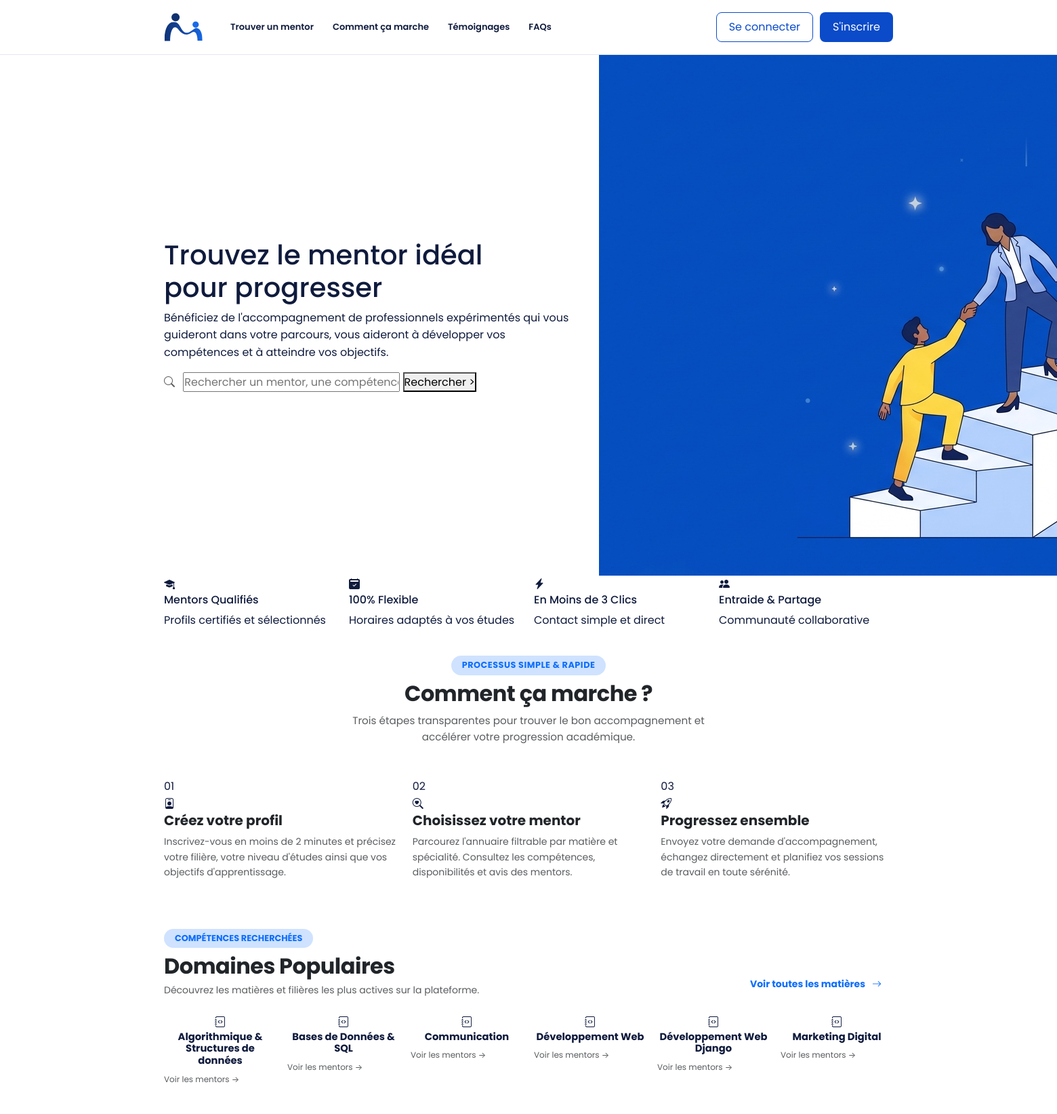
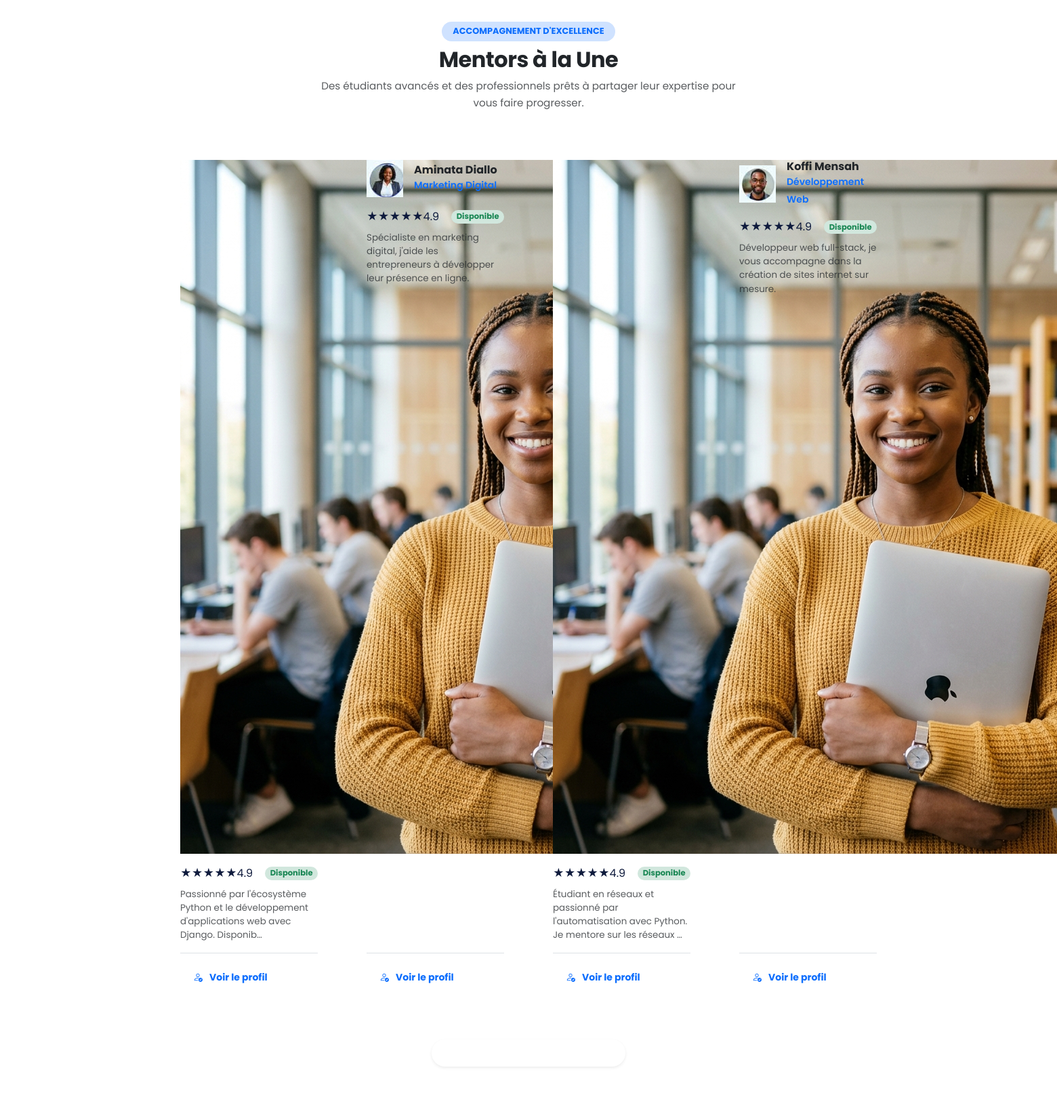
The app's page /mentorship/ (upper part) with its own data (2 pictures, top to bottom).
### mentorship/models.py (models this page shows, shortened)
class Matiere(models.Model):
    nom = models.CharField(max_length=100, unique=True)
    description = models.TextField(blank=True)
    icone = models.CharField(max_length=50, default='bi-journal-code', blank=True, help_text="Classe d'icône Bootstrap Icons")
    class Meta:
        verbose_name = "Matière"
        verbose_name_plural = "Matières"
        ordering = ['nom']

### accounts/models.py (models this page shows, shortened)
class Profile(models.Model):
    ROLE_CHOICES = [
        ('MENTORE', 'Mentoré (Apprenant)'),
        ('MENTOR', 'Mentor (Accompagnateur)'),
        ('LES_DEUX', 'Mentor & Mentoré'),
    ]
    NIVEAU_CHOICES = [
        ('L1', 'Licence 1'),
        ('L2', 'Licence 2'),
        ('L3', 'Licence 3'),
        ('M1', 'Master 1'),
        ('M2', 'Master 2'),
        ('CERTIF', 'Formation certifiante (Force-N)'),
        ('AUTRE', 'Autre'),
    ]
    user = models.OneToOneField(User, on_delete=models.CASCADE, related_name='profile')
    role = models.CharField(max_length=20, choices=ROLE_CHOICES, default='MENTORE')
    filiere = models.CharField(max_length=150, blank=True, help_text="Ex: Génie Logiciel, Réseaux, Web...")
    niveau = models.CharField(max_length=20, choices=NIVEAU_CHOICES, default='L1')
    bio = models.TextField(blank=True, help_text="Présentez-vous, vos objectifs ou vos compétences")
    telephone = models.CharField(max_length=30, blank=True, help_text="Numéro WhatsApp ou contact")
    est_disponible = models.BooleanField(default=True, help_text="Disponible pour du mentorat")
    photo = models.ImageField(upload_to='profiles/', blank=True, null=True, help_text="Photo de profil")
    class Meta:
        verbose_name = "Profil Étudiant"
        verbose_name_plural = "Profils Étudiants"

### mentorship/views.py (the view)
# urls.py: path('', mentor_views.home, name='home'),
def home(request):
    total_mentors = Profile.objects.filter(role__in=['MENTOR', 'LES_DEUX'], est_disponible=True).count()
    total_matieres = Matiere.objects.count()
    total_demandes = DemandeMentorat.objects.count()
    matieres = Matiere.objects.all()[:6]
    mentors_recents = Profile.objects.filter(role__in=['MENTOR', 'LES_DEUX'], est_disponible=True).select_related('user')[:4]
    context = {
        'total_mentors': total_mentors,
        'total_matieres': total_matieres,
        'total_demandes': total_demandes,
        'matieres': matieres,
        'mentors_recents': mentors_recents,
    }
    return render(request, 'mentorship/home.html', context)

### templates/mentorship/home.html (shortened to what this page needs)
{% extends 'base.html' %}
{% load static %}
{% block content %}
<section class="hero-pro-section">
    <div class="container">
        <div class="row align-items-center">
            <div class="col-lg-7 text-center text-lg-start mb-5 mb-lg-0">
                <h1 class="hero-pro-title">
                    Trouvez le mentor idéal<br>pour progresser
                </h1>
                <p class="hero-pro-subtitle">
                    Bénéficiez de l'accompagnement de professionnels expérimentés qui vous guideront dans votre parcours, vous aideront à développer vos compétences et à atteindre vos objectifs.
                </p>
                <form action="{% url 'mentor_list' %}" method="get" class="hero-search-box mx-auto mx-lg-0">
                    <i class="bi bi-search text-muted me-2 fs-6"></i>
                    <input type="text" name="q" placeholder="Rechercher un mentor, une compétence, un domaine...">
                    <button type="submit" class="btn-search-green">
                        Rechercher &gt;
                    </button>
                </form>
            </div>
            <div class="col-lg-5">
                <div class="hero-illustration-container">
                    <img src="{% static 'img/hero_illustration_pro.png' %}" alt="Illustration Entraide & Mentorat" class="hero-pro-img">
                </div>
            </div>
        </div>
    </div>
</section>
<div class="container home-feature-strip">
    <div class="row g-3">
        <div class="col-6 col-lg-3">
            <div class="feature-pill-card">
                <div class="feature-icon-box feature-icon-blue">
                    <i class="bi bi-mortarboard-fill"></i>
                </div>
                <div>
                    <h6 class="feature-pill-title">Mentors Qualifiés</h6>
                    <p class="feature-pill-desc">Profils certifiés et sélectionnés</p>
                </div>
            </div>
        </div>
        <div class="col-6 col-lg-3">
            <div class="feature-pill-card">
                <div class="feature-icon-box feature-icon-green">
                    <i class="bi bi-calendar2-check-fill"></i>
                </div>
                <div>
                    <h6 class="feature-pill-title">100% Flexible</h6>
                    <p class="feature-pill-desc">Horaires adaptés à vos études</p>
                </div>
            </div>
        </div>
        <div class="col-6 col-lg-3">
            <div class="feature-pill-card">
                <div class="feature-icon-box feature-icon-purple">
                    <i class="bi bi-lightning-charge-fill"></i>
                </div>
                <div>
                    <h6 class="feature-pill-title">En Moins de 3 Clics</h6>
                    <p class="feature-pill-desc">Contact simple et direct</p>
                </div>
            </div>
        </div>
        <div class="col-6 col-lg-3">
            <div class="feature-pill-card">
                <div class="feature-icon-box feature-icon-amber">
                    <i class="bi bi-people-fill"></i>
                </div>
                <div>
                    <h6 class="feature-pill-title">Entraide & Partage</h6>
                    <p class="feature-pill-desc">Communauté collaborative</p>
                </div>
            </div>
        </div>
    </div>
</div>
<div class="container py-4">
    <section class="mb-5 pb-4">
        <div class="text-center mb-5">
            <span class="badge rounded-pill bg-primary-subtle text-primary fw-bold px-3 py-2 mb-2" style="font-size: 0.8rem; letter-spacing: 0.5px;">
                PROCESSUS SIMPLE & RAPIDE
            </span>
            <h2 class="fw-bold text-dark fs-2 mb-2" style="letter-spacing: -0.5px;">Comment ça marche ?</h2>
            <p class="text-muted mx-auto" style="max-width: 580px; font-size: 0.95rem;">
                Trois étapes transparentes pour trouver le bon accompagnement et accélérer votre progression académique.
            </p>
        </div>
        <div class="row g-4 justify-content-center">
            <div class="col-md-4">
                <div class="step-card-pro">
                    <div class="step-badge-gradient">01</div>
                    <i class="bi bi-person-badge step-icon-subtle"></i>
                    <h5 class="fw-bold text-dark mb-2">Créez votre profil</h5>
                    <p class="text-muted small mb-0" style="line-height: 1.6;">
                        Inscrivez-vous en moins de 2 minutes et précisez votre filière, votre niveau d'études ainsi que vos objectifs d'apprentissage.
                    </p>
                </div>
            </div>
            <div class="col-md-4">
                <div class="step-card-pro">
                    <div class="step-badge-gradient">02</div>
                    <i class="bi bi-search-heart step-icon-subtle"></i>
                    <h5 class="fw-bold text-dark mb-2">Choisissez votre mentor</h5>
                    <p class="text-muted small mb-0" style="line-height: 1.6;">
                        Parcourez l'annuaire filtrable par matière et spécialité. Consultez les compétences, disponibilités et avis des mentors.
                    </p>
                </div>
            </div>
            <div class="col-md-4">
                <div class="step-card-pro">
                    <div class="step-badge-gradient">03</div>
                    <i class="bi bi-rocket-takeoff step-icon-subtle"></i>
                    <h5 class="fw-bold text-dark mb-2">Progressez ensemble</h5>
                    <p class="text-muted small mb-0" style="line-height: 1.6;">
                        Envoyez votre demande d'accompagnement, échangez directement et planifiez vos sessions de travail en toute sérénité.
                    </p>
                </div>
            </div>
        </div>
    </section>
    {% if matieres %}
    <section class="mb-5 pb-4">
        <div class="d-flex flex-column flex-md-row justify-content-between align-items-md-end mb-4">
            <div>
                <span class="badge rounded-pill bg-primary-subtle text-primary fw-bold px-3 py-2 mb-2" style="font-size: 0.8rem;">
                    COMPÉTENCES RECHERCHÉES
                </span>
                <h2 class="fw-bold text-dark fs-2 mb-1" style="letter-spacing: -0.5px;">Domaines Populaires</h2>
                <p class="text-muted small mb-0">Découvrez les matières et filières les plus actives sur la plateforme.</p>
            </div>
            <a href="{% url 'mentor_list' %}" class="btn btn-sm btn-outline-primary rounded-pill px-3 py-2 fw-bold mt-3 mt-md-0 align-self-start align-self-md-auto">
                Voir toutes les matières <i class="bi bi-arrow-right ms-1"></i>
            </a>
        </div>
        <div class="row g-3">
            {% for mat in matieres %}
            <div class="col-6 col-md-4 col-lg-2">
                <a href="{% url 'mentor_list' %}?matiere={{ mat.id }}" class="matiere-card-home text-center">
                    <div class="matiere-icon-circle mx-auto">
                        <i class="bi bi-journal-code"></i>
                    </div>
                    <h6 class="fw-bold mb-1" style="font-size: 0.92rem;">{{ mat.nom }}</h6>
                    <small class="text-muted" style="font-size: 0.75rem;">Voir les mentors &rarr;</small>
                </a>
            </div>
            {% endfor %}
        </div>
    </section>
    {% endif %}
    <section class="mb-5 pb-4">
        <div class="text-center mb-5">
            <span class="badge rounded-pill bg-primary-subtle text-primary fw-bold px-3 py-2 mb-2" style="font-size: 0.8rem;">
                ACCOMPAGNEMENT D'EXCELLENCE
            </span>
            <h2 class="fw-bold text-dark fs-2 mb-2" style="letter-spacing: -0.5px;">Mentors à la Une</h2>
            <p class="text-muted mx-auto" style="max-width: 620px; font-size: 0.95rem;">
                Des étudiants avancés et des professionnels prêts à partager leur expertise pour vous faire progresser.
            </p>
        </div>
        <div class="row g-4">
            {% if mentors_recents %}
                {% for mentor in mentors_recents %}
                <div class="col-md-6 col-lg-3">
                    <div class="mentor-card-clean d-flex flex-column h-100 p-4">
                        <div class="d-flex align-items-center mb-3">
                            <div class="me-3">
                                {% if mentor.photo %}
                                    <img src="{{ mentor.photo.url }}" alt="{{ mentor.user.get_full_name }}" class="avatar-round-mockup">
                                {% endif %}
                            </div>
                            <div>
                                <h6 class="fw-bold mb-0 text-dark">{{ mentor.user.get_full_name|default:mentor.user.username }}</h6>
                                <small class="text-primary fw-semibold">{{ mentor.filiere|default:"Mentor Référent" }}</small>
                            </div>
                        </div>
                        <div class="d-flex align-items-center mb-2">
                            <span class="rating-stars-clean">★★★★★</span>
                            <span class="rating-score-clean">4.9</span>
                            <span class="badge bg-success-subtle text-success ms-auto rounded-pill" style="font-size: 0.72rem;">Disponible</span>
                        </div>
                        <p class="text-muted small flex-grow-1 mb-3" style="line-height: 1.5; font-size: 0.84rem;">
                            {{ mentor.bio|truncatechars:95|default:"Passionné par le partage de connaissances, je vous accompagne dans vos devoirs et projets." }}
                        </p>
                        <div class="pt-3 border-top mt-auto">
                            <a href="{% url 'mentor_list' %}?q={{ mentor.user.first_name }}" class="btn btn-sm btn-outline-primary rounded-pill w-100 fw-bold py-2">
                                <i class="bi bi-person-check me-1"></i>Voir le profil
                            </a>
                        </div>
                    </div>
                </div>
                {% endfor %}
            {% endif %}
        </div>
        <div class="text-center mt-5">
            <a href="{% url 'mentor_list' %}" class="btn btn-primary rounded-pill px-4 py-2 fw-bold shadow-sm" style="background-color: var(--fn-blue-primary); border: none;">
                <i class="bi bi-grid-fill me-2"></i>Explorer tous les mentors
            </a>
        </div>
    </section>
    <section class="mb-5 pb-4">
        <div class="value-box-home">
            <div class="row align-items-center g-4">
            </div>
        </div>
    </section>
</div>
{% endblock %}

### static/css/style.css (style rules this page uses)
:root { --blue:#0b4bc9; --blue-dark:#093ba2; --green:#17995a; --ink:#0f1b3d; --muted:#4b5675; --line:#e3e8f2; --bg:#f7f9fd; --star:#f5b301;--orange:#cb732b; }
* { box-sizing:border-box;margin:0;padding:0 }
body { font-family:'Poppins',-apple-system,BlinkMacSystemFont,"Segoe UI",Roboto,"Helvetica Neue",Arial,sans-serif;color:var(--ink);background:#fff;line-height:1.6 }
a { color:inherit;text-decoration:none }
.container { width:min(1100px,92%);margin-inline:auto }
.btn { display:inline-flex;align-items:center;gap:6px;border:1.5px solid transparent;border-radius:8px;padding:9px 18px;font:600 13px inherit;font-family:inherit;cursor:pointer }
:root { --cnib-blue-navy: #0f1b3d; --cnib-blue-dark: #1f5a98; --cnib-blue-primary: #2b72bb; --cnib-blue-rgba-30: rgba(43, 114, 187, 0.3); --cnib-blue-rgba-20: rgba(43, 114, 187, 0.2); --cnib-blue-rgba-15: rgba(43, 114, 187, 0.15); --cnib-blue-rgba-10: rgba(43, 114, 187, 0.08); --cnib-blue-subtle: rgba(43, 114, 187, 0.04); --cnib-dark: #0f172a; --cnib-muted: #64748b; --cnib-border: rgba(43, 114, 187, 0.2); --cnib-gradient-overlay: linear-gradient(135deg, #1f5a98 0%, #2b72bb 100%); --cnib-gradient-btn: linear-gradient(135deg, #1f5a98 0%, #2b72bb 100%); }

### records on screen
Matiere: nom "Algorithmique & Structures de données"
Matiere: nom "Bases de Données & SQL"
Matiere: nom "Communication"
Matiere: nom "Développement Web"
Matiere: nom "Développement Web Django"
Matiere: nom "Marketing Digital"
Profile: photo (picture), bio "Passionné par l'écosystème Python et le développement d'applications web avec Django. Disponib…"
Profile: photo (picture), user.get_full_name "Aminata Diallo", filiere "Marketing Digital", bio "Spécialiste en marketing digital, j'aide les entrepreneurs à développer leur présence en ligne."
Profile: photo (picture), bio "Étudiant en réseaux et passionné par l'automatisation avec Python. Je mentore sur les réseaux …"
Profile: photo (picture), user.get_full_name "Koffi Mensah", filiere "Développement Web", bio "Développeur web full-stack, je vous accompagne dans la création de sites internet sur mesure."
